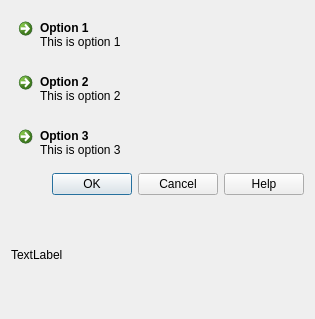
<?xml version="1.0" encoding="UTF-8"?>
<ui version="4.0">
 <class>Dialog</class>
 <widget class="QDialog" name="Dialog">
  <property name="geometry">
   <rect>
    <x>0</x>
    <y>0</y>
    <width>315</width>
    <height>319</height>
   </rect>
  </property>
  <property name="windowTitle">
   <string>Dialog</string>
  </property>
  <layout class="QVBoxLayout" name="verticalLayout_2">
   <item>
    <layout class="QVBoxLayout" name="verticalLayout">
     <item>
      <widget class="QCommandLinkButton" name="commandLinkButton">
       <property name="text">
        <string>Option 1</string>
       </property>
       <property name="description">
        <string>This is option 1</string>
       </property>
      </widget>
     </item>
     <item>
      <widget class="QCommandLinkButton" name="commandLinkButton_2">
       <property name="text">
        <string>Option 2</string>
       </property>
       <property name="description">
        <string>This is option 2</string>
       </property>
      </widget>
     </item>
     <item>
      <widget class="QCommandLinkButton" name="commandLinkButton_3">
       <property name="text">
        <string>Option 3</string>
       </property>
       <property name="description">
        <string>This is option 3</string>
       </property>
      </widget>
     </item>
    </layout>
   </item>
   <item>
    <widget class="QDialogButtonBox" name="buttonBox">
     <property name="standardButtons">
      <set>QDialogButtonBox::Cancel|QDialogButtonBox::Help|QDialogButtonBox::Ok</set>
     </property>
    </widget>
   </item>
   <item>
    <widget class="QLabel" name="label">
     <property name="text">
      <string>TextLabel</string>
     </property>
    </widget>
   </item>
  </layout>
 </widget>
 <resources/>
 <connections/>
</ui>
